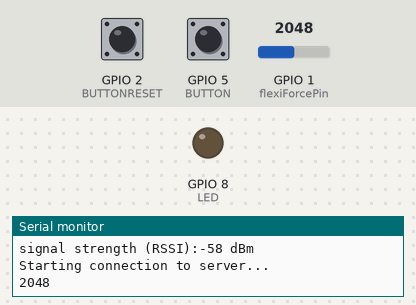
Bench run of a sketch on a simulated ESP32-S3. Parts: output pins drawn as LEDs (lit = HIGH), the last lines printed to the serial monitor. The inputs (shaded band) are chosen by the test bench; at power-on: GPIO 2 (BUTTONRESET) LOW, GPIO 5 (BUTTON) LOW, GPIO 1 (flexiForcePin) = 2048. WiFi joins after 1.5 s; servers stay silent unless stated.

Above: at 4.2 s.
4.3 s: GPIO 2 (BUTTONRESET) pulled HIGH for 2.3 s
At 8.5 s:
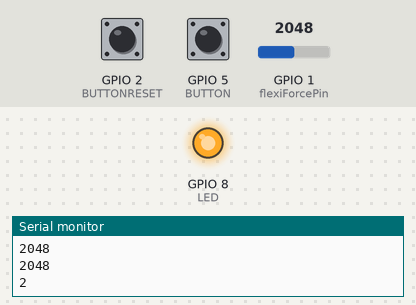
12.1 s: GPIO 5 (BUTTON) pulled HIGH for 2.3 s
At 18.8 s:
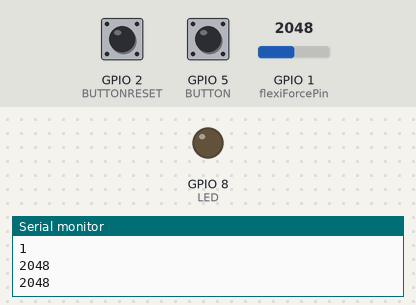
Timing chart, 0 to 20.3 s (numbered marks = the images above; inputs shaded):
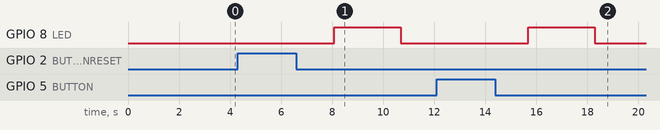

The sketch:

touchpadcomplete.ino
```cpp
//la libraire WiFiUdp est dispo dans le repo github arduino ainsi que des examples
#include <SPI.h>
#include <WiFi.h>
#include <WiFiUdp.h>

int status = WL_IDLE_STATUS;
char ssid[] = "localpi"; //  your network SSID (name)
char pass[] = "";    // your network password (use for WPA, or use as key for WEP)
int keyIndex = 0;            // your network key Index number (needed only for WEP)

unsigned int localPort = 2390;      // local port to listen on
IPAddress piIP(192,168,1,44);
unsigned int piPORT = 33333;

char packetBuffer[UDP_TX_PACKET_MAX_SIZE]; //buffer to hold incoming packet
char  ReplyBuffer[] = "stop";       // a string to send back
char  ReplyStart[] = "start";       // a start string
char  ReplyReset[] = "reset";       // a reset string


WiFiUDP Udp;

int flexiForcePin = A0; //analog pin 0

const int LED = 8;  // pin for LED
const int BUTTON = 5; // start button input where pushbutton is connected
const int BUTTONRESET = 2;  // reset button

int val = 0;  // store state variable
int valreset = 0; // set reset button to zero on start

int old_val = 0;  //store previous value

int state = 0;  // 0 on and 1 off for LED

void setup(){
  Serial.begin(9600);
  pinMode(LED, OUTPUT);  // tell LED is output
  pinMode(BUTTON, INPUT); // tell button input
  pinMode(BUTTONRESET, INPUT); // tell reset input botton


  // check for the presence of the shield:
  if (WiFi.status() == WL_NO_SHIELD) {
    Serial.println("WiFi shield not present");
    // don't continue:
    while(true);
  }

  // attempt to connect to Wifi network:
  while ( status != WL_CONNECTED) {
    Serial.print("Attempting to connect to SSID: ");
    Serial.println(ssid);
    // Connect to WPA/WPA2 network. Change this line if using open or WEP network:
    status = WiFi.begin(ssid);

    // wait 10 seconds for connection:
    delay(1000);
  }
  Serial.println("Connected to wifi");
  printWifiStatus();

  Serial.println("\nStarting connection to server...");
  // if you get a connection, report back via serial:
  Udp.begin(localPort);

}

void loop(){

  val = digitalRead(BUTTON);  // read input value
  valreset = digitalRead(BUTTONRESET); // read value of reset button
  int flexiForceReading = analogRead(flexiForcePin);

  if(flexiForceReading > 10 )
  {

  Serial.println(flexiForceReading);

      // send a reply, to the IP address and port that sent us the packet we received

    Udp.beginPacket(piIP, piPORT);
    //Serial.print(jam);
    Udp.write(ReplyBuffer);
    Udp.endPacket();

    //digitalWrite(4, LOW);
   //delay(10000);

  delay(2000); //just here to slow down the output for easier reading
  }

  if(val == HIGH )
  {

    Udp.beginPacket(piIP, piPORT);
    //Serial.print(jam);
    Udp.write(ReplyStart);
    Udp.endPacket();

  delay(1000); //just here to slow down the output for easier reading

   state = 1;
     digitalWrite(LED, HIGH);
   //Serial.println(1);
     if(state == 1)
    {
     Serial.println(1);
       delay(600);


    }


  }

  else if(valreset == HIGH)
  {

    Udp.beginPacket(piIP, piPORT);
    //Serial.print(jam);
    Udp.write(ReplyReset);
    Udp.endPacket();

  delay(1000); //just here to slow down the output for easier reading

    state = 2;
     digitalWrite(LED, HIGH);
   //Serial.println(1);
     if(state == 2)
    {
     Serial.println(2);
       delay(600);


    }

  }

  else
  {
   digitalWrite(LED, LOW);
     state = 0;
   //Serial.println(0);
  }


}

void printWifiStatus() {
  // print the SSID of the network you're attached to:
  Serial.print("SSID: ");
  Serial.println(WiFi.SSID());

  // print your WiFi shield's IP address:
  IPAddress ip = WiFi.localIP();
  Serial.print("IP Address: ");
  Serial.println(ip);

  // print the received signal strength:
  long rssi = WiFi.RSSI();
  Serial.print("signal strength (RSSI):");
  Serial.print(rssi);
  Serial.println(" dBm");
}
```

Measured:
- after the input at 4.3 s, GPIO 8 (LED): LOW → HIGH after 3.8 s, → LOW 2.6 s later
- after the input at 12.1 s, GPIO 8 (LED): LOW → HIGH after 3.6 s, → LOW 2.6 s later
